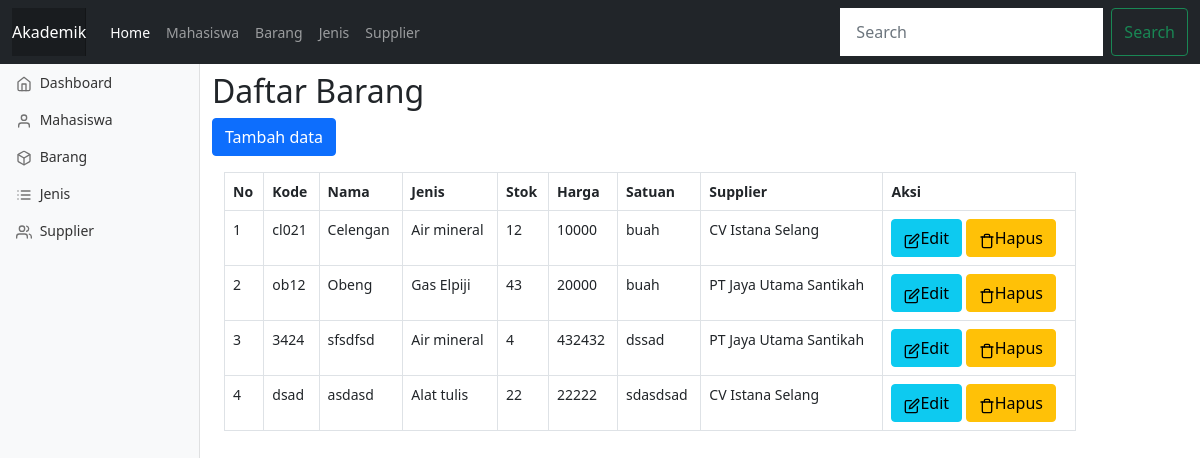
/public/barang, run on the app's committed database.
### tables this page shows
CREATE TABLE `barang` (
  `id` int(11) NOT NULL,
  `kode_barang` varchar(10) NOT NULL,
  `nama_barang` varchar(50) NOT NULL,
  `satuan` varchar(20) NOT NULL,
  `id_jenis` int(11) NOT NULL,
  `id_supplier` int(11) NOT NULL,
  `harga` double NOT NULL,
  `stok` int(11) NOT NULL
);

CREATE TABLE `jenis` (
  `id` int(11) NOT NULL,
  `nama_jenis` varchar(50) NOT NULL,
  `keterangan` text NOT NULL
);

CREATE TABLE `supplier` (
  `id` int(11) NOT NULL,
  `nama_supplier` varchar(50) NOT NULL,
  `notelp` varchar(15) NOT NULL,
  `email` varchar(25) NOT NULL,
  `alamat` varchar(100) NOT NULL
);

### app/main/Controller.php (called while the page is built, shortened)
<?php
class Controller {
    public function view ($view, $data=[])
    {
        require_once '../app/views/'.$view. '.php';
    }
    public function model ($model)
    {
        return new $model;
    }
}

### app/controllers/Barang.php (called while the page is built, shortened)
<?php
class Barang extends Controller {
	public function index()
    {
        $data['judul']='Daftar Barang';
        $data['brg']=$this->model('Barang_model')->getAllBarang();
        $data['jns']=$this->model('Jenis_model')->getAllJenis();
        $data['spl']=$this->model('Supplier_model')->getAllSupplier();
        $this->view('barang/index',$data);
    }
}

### app/main/App.php (called while the page is built, shortened)
<?php
class App {
    protected $method='index';
    protected $params=[];
    public function __construct()
    {
        $this->controller= new $this->controller;
        call_user_func_array([$this->controller,$this->method],$this->params);
    }
}

### public/index.php (called while the page is built, shortened)
<?php
$app=new App;

### app/main/Database.php (called while the page is built, shortened)
<?php
class Database {
    private $host=DBHOST;
    private $user=DBUSER;
    private $pass=DBPASS;
    private $db_name=DBNAME;
    private $dbh;
    private $stmt;
    public function __construct()
    {
        $dsn='mysql:host=' .$this->host . ';dbname=' .$this->db_name;
        $option=[
            PDO::ATTR_PERSISTENT=>true,
            PDO::ATTR_ERRMODE=>PDO::ERRMODE_EXCEPTION
        ];
        try {
            $this->dbh= new PDO($dsn,$this->user,$this->pass,$option);
        } catch (PDOException $e) {
            die($e->getMessage());
        }
    }
    public function query($query)
    {
        $this->stmt=$this->dbh->prepare($query);
    }
    public function execute()
    {
        $this->stmt->execute();
    }
    public function resultSet()
    {
        $this->execute();
        return $this->stmt->fetchAll(PDO::FETCH_ASSOC);
    }
}

### app/models/Barang_model.php (called while the page is built, shortened)
<?php
class Barang_model {
	private $table='barang';
    private $db;
    public function __construct()
    {
        $this->db= new Database;
    }
    public function getAllBarang()
    {
        $this->db->query('SELECT a.*, b.nama_jenis, c.nama_supplier FROM ' . $this->table.' a left join jenis b on a.id_jenis=b.id left join supplier c on a.id_supplier=c.id');
        return $this->db->resultSet();
    }
}

### app/views/barang/index.php (the view, shortened to what this page needs)
    <h2>Daftar Barang</h2>
<button type="button" class="btn btn-primary tombolTambahBrg" data-bs-toggle="modal" data-bs-target="#formBrg">
Tambah data
</button>
<div class="container">
<div class="row mt-3">
<table class="table table-bordered">
    <thead>
        <tr>
            <th>No</th>
            <th>Kode</th>
            <th>Nama</th>
            <th>Jenis</th>
            <th>Stok</th>
            <th>Harga</th>
            <th>Satuan</th>
            <th>Supplier</th>
            <th>Aksi</th>
        </tr>
    </thead>
    <tbody>
    <?php
        $no=1;
        foreach ($data['brg'] as $brg) : ?>
            <tr>
                <td><?= $no; ?></td>
                <td><?= $brg['kode_barang']; ?></td>
                <td><?= $brg['nama_barang']; ?></td>
                <td><?= $brg['nama_jenis']; ?></td>
                <td><?= $brg['stok']; ?></td>
                <td><?= $brg['harga']; ?></td>
                <td><?= $brg['satuan']; ?></td>
                <td><?= $brg['nama_supplier']; ?></td>
                <td>
                    <a href="<?= BASEURL;?>/barang/ubah/<?= $brg['id'] ?>" data-bs-toggle="modal" data-bs-target="#formBrg" class="btn btn-info modalUbahBrg" data-id="<?= $brg['id']?>"><span data-feather='edit'></span>Edit</a>
                    <a class="btn btn-warning" href="<?= BASEURL;?>/barang/hapus/<?= $brg['id'] ?>" onclick="return confirm('Yakin akan menghapus data?')"><span data-feather='trash'></span>Hapus</a>
                </td>
            </tr>
    <?php $no++; endforeach;?>
    </tbody>
</table>
</div>
</div>

### public/css/dashboard.css (style rules this page uses)
body { font-size: .875rem; }
.feather { width: 16px; height: 16px; vertical-align: text-bottom; }

### app/views/templates/header.php (style rules this page uses)
body { min-height: 75rem; padding-top: 4.5rem; }

### data on the page
barang: kode_barang "cl021", nama_barang "Celengan", id_jenis.nama_jenis "Air mineral", stok "12", harga "10000", satuan "buah", id_supplier.nama_supplier "CV Istana Selang"
barang: kode_barang "ob12", nama_barang "Obeng", id_jenis.nama_jenis "Gas Elpiji", stok "43", harga "20000", satuan "buah", id_supplier.nama_supplier "PT Jaya Utama Santikah"
barang: kode_barang "3424", nama_barang "sfsdfsd", id_jenis.nama_jenis "Air mineral", stok "4", harga "432432", satuan "dssad", id_supplier.nama_supplier "PT Jaya Utama Santikah"
barang: kode_barang "dsad", nama_barang "asdasd", id_jenis.nama_jenis "Alat tulis", stok "22", harga "22222", satuan "sdasdsad", id_supplier.nama_supplier "CV Istana Selang"
